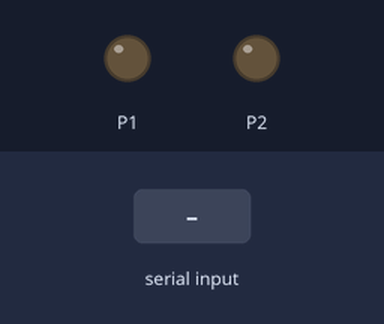
Bench run of a program on a simulated BBC micro:bit running MicroPython. Shown: output pins drawn as LEDs (lit = HIGH). Inputs (shaded band) come from the test bench.

Above: at 1.2 s.
1.3 s: "r" typed at the serial console
At 2.2 s:
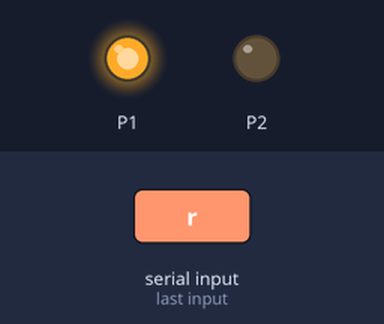
2.8 s: "y" typed at the serial console
At 3.4 s:
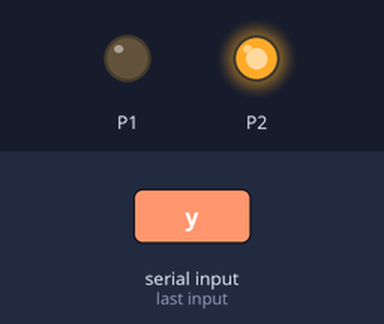
Timing chart, 0 to 5.8 s (numbered marks = the images above; inputs shaded):
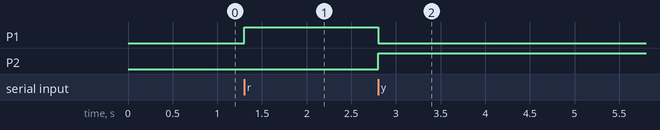

The program:

q3.py
```python
from microbit import *

# 마이크로비트 <-> PC 시리얼 통신 속도 설정(1초에 9600bit)
uart.init(baudrate=9600)

while True:
    data = uart.read() # 시리얼 통신으로 입력 받은 정보를 data 변수에 입력받기
    if data == b'r':   # 입력 받은 정보가 b'1'(클래스명이 '1' -> 마스크 O)이라면
        pin1.write_digital(1)
        pin2.write_digital(0)
    elif data == b'y': # 입력 받은 정보가 b'0'(클래스명이 '0' -> 마스크 X)이라면
        pin1.write_digital(0)
        pin2.write_digital(1)
```

Measured:
- after the input at 1.3 s, P1: LOW → HIGH at once
- after the input at 2.8 s, P1: HIGH → LOW at once; P2: LOW → HIGH at once
